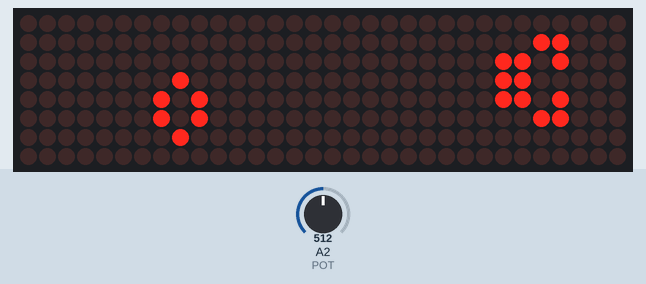
The sketch below on a simulated Arduino Uno, built with avr-gcc and run on an emulated ATmega328P. Shown: 32×8 LED matrix. Inputs (shaded band) come from the test bench; at power-on: A2 (POT) = 512. Random numbers use the default seed unless the sketch sets one.

Above: at 1.14 s.
At 6.12 s:
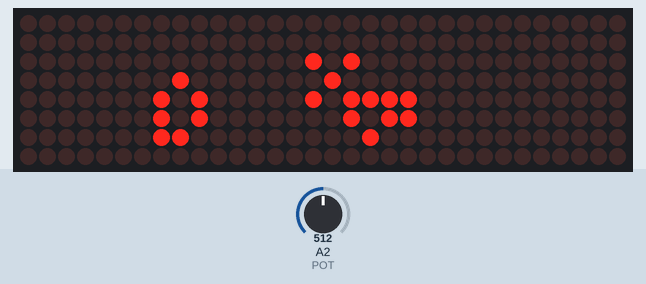
At 10.83 s:
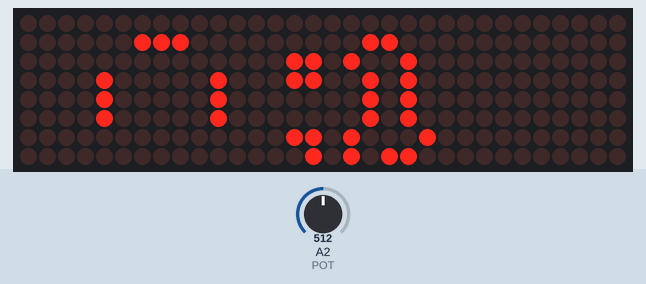
At 15.48 s:
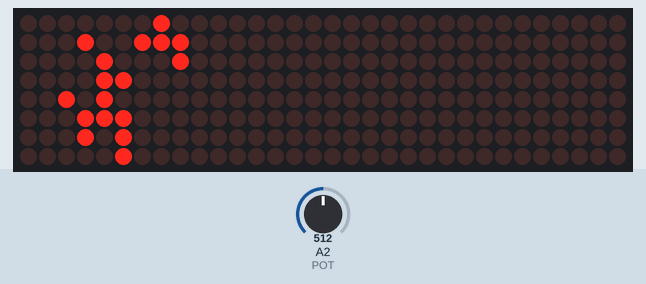
At 28.7 s:
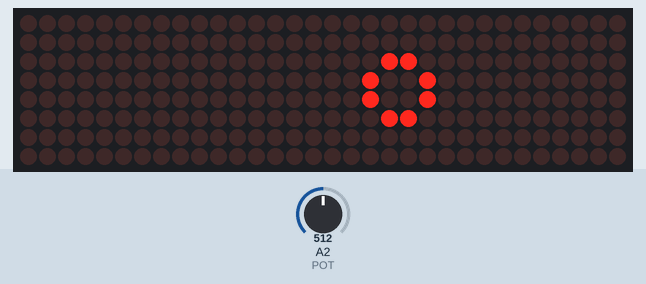
At 39.79 s:
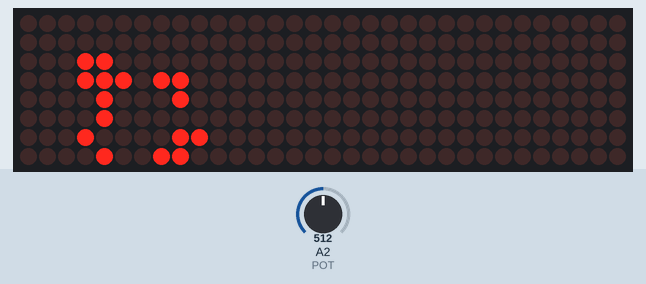

The sketch:

game_of_life.ino
```cpp
#include <MD_MAX72xx.h>
#include <SPI.h>

// display pins
#define HARDWARE_TYPE MD_MAX72XX::FC16_HW   // Set display type  so that  MD_MAX72xx library treets it properly
#define MAX_DEVICES  4    // Total number display modules
#define CLK_PIN   13      // Clock pin to communicate with display
#define DATA_PIN  11      // Data pin to communicate with display
#define CS_PIN    3       // Control pin to communicate with display
#define DEBUG 0

// potentiometer
#define POT A2

// display dimensions
#define MAX_Y 8
#define MAX_X 32

// Define max iterations
#define MAX_ITERATIONS 10

int hasChanged = 1;
int iterations = 0;
int previousSum = 0;
int sum_count = 0;
int average = 0;
int previousAverage = 0;


int one = 0;
int two = 0;
int three = 0;

// init game board so we can easily input a starting pattern
int board[MAX_Y][MAX_X] = {
  {0, 0, 0, 0, 0, 0, 0, 0, 0, 0, 0, 0, 0, 0, 0, 0, 0, 0, 0, 0, 0, 0, 0, 0, 0, 0, 0, 0, 0, 0, 0, 0},
  {0, 0, 0, 0, 0, 0, 0, 0, 0, 0, 0, 0, 0, 0, 0, 0, 0, 0, 0, 0, 0, 0, 0, 0, 0, 0, 0, 0, 0, 0, 0, 0},
  {0, 0, 1, 1, 0, 0, 0, 0, 0, 0, 0, 0, 0, 0, 0, 0, 0, 0, 0, 0, 0, 0, 0, 0, 0, 0, 0, 0, 0, 0, 0, 0},
  {0, 0, 0, 1, 1, 0, 0, 0, 0, 0, 0, 0, 0, 0, 0, 0, 0, 0, 0, 0, 0, 0, 0, 0, 0, 0, 0, 0, 0, 0, 0, 0},
  {0, 0, 1, 1, 0, 0, 0, 0, 0, 0, 0, 0, 0, 0, 0, 0, 0, 0, 0, 0, 0, 0, 1, 1, 0, 0, 0, 0, 0, 0, 0, 0},
  {0, 0, 0, 0, 0, 0, 0, 0, 0, 0, 0, 0, 0, 0, 0, 0, 0, 0, 0, 0, 0, 0, 0, 1, 1, 0, 0, 0, 0, 0, 0, 0},
  {0, 0, 0, 0, 0, 0, 0, 0, 0, 0, 0, 0, 0, 0, 0, 0, 0, 0, 0, 0, 0, 0, 0, 0, 0, 0, 0, 0, 0, 0, 0, 0},
  {0, 0, 0, 0, 0, 0, 0, 0, 0, 0, 0, 0, 0, 0, 0, 0, 0, 0, 0, 0, 0, 0, 0, 0, 0, 0, 0, 0, 0, 0, 0, 0},
};


MD_MAX72XX mx = MD_MAX72XX(HARDWARE_TYPE, CS_PIN, MAX_DEVICES);   // display object

void setup() {
  mx.begin();             // initialize display
  mx.control(MD_MAX72XX::INTENSITY, 0);     // SET DISPLAY brightness
  Serial.begin(9600);     // open the serial port at 9600 bps:

  // get noise as long as analog 1 is not in use
  randomSeed(analogRead(1));

  //  initBoard(board, 1);
  //  random_init_board(board, 10);
}


void loop() {
  // enable this to control speed with pot
  int val = analogRead(POT);
//  Serial.println(val);
//  delay(val);

  // enable for hard coded speed
  delay(80);
  //  printBoard();
  displayBoard();
  gameOfLife();

}


void gameOfLife() {

  iterations++;
  int sum = sumBoard();
  // update board if it gets stuck in the same 3 iterations over and over
  average += sum;
  if (iterations >= 100) {
    iterations = 0;
    average = average / 100;
    if (average == previousAverage) {
      resetBoard();
    }
    previousAverage = average;
  }


  // update board if it gets stuck
  if (sum == previousSum) {
    sum_count++;
  }
  previousSum = sum;


  // if the board has not changed, set random points until it changes
  if (sum_count >= MAX_ITERATIONS) {
    resetBoard();
  }

  // create a new board
  int nextBoard[MAX_Y][MAX_X] = {
    {0, 0, 0, 0, 0, 0, 0, 0, 0, 0, 0, 0, 0, 0, 0, 0, 0, 0, 0, 0, 0, 0, 0, 0, 0, 0, 0, 0, 0, 0, 0, 0},
    {0, 0, 0, 0, 0, 0, 0, 0, 0, 0, 0, 0, 0, 0, 0, 0, 0, 0, 0, 0, 0, 0, 0, 0, 0, 0, 0, 0, 0, 0, 0, 0},
    {0, 0, 0, 0, 0, 0, 0, 0, 0, 0, 0, 0, 0, 0, 0, 0, 0, 0, 0, 0, 0, 0, 0, 0, 0, 0, 0, 0, 0, 0, 0, 0},
    {0, 0, 0, 0, 0, 0, 0, 0, 0, 0, 0, 0, 0, 0, 0, 0, 0, 0, 0, 0, 0, 0, 0, 0, 0, 0, 0, 0, 0, 0, 0, 0},
    {0, 0, 0, 0, 0, 0, 0, 0, 0, 0, 0, 0, 0, 0, 0, 0, 0, 0, 0, 0, 0, 0, 0, 0, 0, 0, 0, 0, 0, 0, 0, 0},
    {0, 0, 0, 0, 0, 0, 0, 0, 0, 0, 0, 0, 0, 0, 0, 0, 0, 0, 0, 0, 0, 0, 0, 0, 0, 0, 0, 0, 0, 0, 0, 0},
    {0, 0, 0, 0, 0, 0, 0, 0, 0, 0, 0, 0, 0, 0, 0, 0, 0, 0, 0, 0, 0, 0, 0, 0, 0, 0, 0, 0, 0, 0, 0, 0},
    {0, 0, 0, 0, 0, 0, 0, 0, 0, 0, 0, 0, 0, 0, 0, 0, 0, 0, 0, 0, 0, 0, 0, 0, 0, 0, 0, 0, 0, 0, 0, 0},
  };


  int count = 0;
  // calculate the state of the next board
  //  Serial.println("printing neighbor count");
  for (int y = 0; y < MAX_Y; y++) {
    for (int x = 0; x < MAX_X; x++) {
      //      count = my_count_neighbors(y, x);
      count = getNeighbors(y, x);

      // Any live cell with two or three live neighbours survives
      if (board[y][x] == 1 && (count == 2 || count == 3)) {
        nextBoard[y][x] = 1;
      }
      // Any dead cell with three live neighbours becomes a live cell.
      else if (board[y][x] == 0 && (count == 3)) {
        nextBoard[y][x] = 1;
      }

      // All other live cells die in the next generation. Similarly, all other dead cells stay dead.
      else {
        nextBoard[y][x] = 0;
      }
    }
  }
  // update the board
  copyBoard(nextBoard, board);
}

// copy the src board to the destination board
void copyBoard(int src[MAX_Y][MAX_X], int dest[MAX_Y][MAX_X]) {
  hasChanged = 0;
  for (int y = 0; y < MAX_Y; y++) {
    for (int x = 0; x < MAX_X; x++) {
      // detect if board has changed so it doesn't get stuck
      if (dest[y][x] != src[y][x]) {
        hasChanged = 1;
      }
      dest[y][x] = src[y][x];
    }
  }
}


int my_count_neighbors(int y, int x) {
  int count = 0;

  // above --------------------------------------------------------
  // above left
  if (y > 0 && x > 0) count += board[y - 1][x - 1];
  // above
  if (y > 0) count += board[y - 1][x];
  // above right
  if ((x + 1) < MAX_X && y > 0) count += board[y - 1][x + 1];

  // current row --------------------------------------------------
  // left
  if (x > 0) count += board[y][x - 1];
  // right
  if ((x + 1) < MAX_X) count += board[y][x + 1];

  // below --------------------------------------------------------
  // below left
  if ((y + 1) < MAX_Y && x > 0) count += board[y + 1][x - 1];
  // below
  if ((y + 1) < MAX_Y) count += board[y + 1][x];
  // below right
  if ((x + 1) < MAX_X && (y + 1) < MAX_Y) count += board[y + 1][x + 1];

  return count;
}


// TODO this almost works, but fails to return correct count
int getNeighbors(int y, int x) {
  int count = 0;
  // perp and vertical
  for (int j = -1; j < 2; j++) {
    for (int i = -1; i < 2; i++) {
      // don't count self
      if (i == 0 && j == 0) continue;
      // else count everything in bounds
      if ((y + j >= 0) && (y + j < MAX_Y) && (x + i >= 0) && (x + i < MAX_X)) {
        count += board[y + j][x + i];
      }
    }
  }
  return count;
}

void displayBoard() {
  for (int y = 0; y < MAX_Y; y++) {
    for (int x = 0; x < MAX_X; x++) {
      mx.setPoint(y, x, board[y][x]);
    }
  }
}

// add up the total value of the board
int sumBoard() {
  int sum = 0;
  for (int y = 0; y < MAX_Y; y++) {
    for (int x = 0; x < MAX_X; x++) {
      sum += board[y][x];
    }
  }
  return sum;
}

void initBoard(int board[MAX_Y][MAX_X], int value) {
  for (int y = 0; y < MAX_Y; y++) {
    for (int x = 0; x < MAX_X; x++) {
      board[y][x] = value;
    }
  }
}

void resetBoard() {
  //  // clear the board with a flash
  ////    initBoard(board, 1);
  //    setBoardOutline(board);
  //    displayBoard();
  //    delay(100);
  //    initBoard(board, 0);
  //    displayBoard();

  // reset the board with 100 random points
  //  for (int i = 0; i < 10; i++) randomDisplay();

  set_random_point_near_neighbor(1, 3);

  //  set_random_point(1, 100);

  // set random board
  //    random_init_board(board, 100);
  sum_count = 0;
}


void setBoardOutline(int board[MAX_Y][MAX_X]) {
  for (int y = 0; y < MAX_Y; y++) {
    for (int x = 0; x < MAX_X; x++) {
      if (y == 0 || y == MAX_Y - 1) board[y][x] = 1;
      if (x == 0 || x == MAX_X - 1) board[y][x] = 1;
    }
  }
}

void random_init_board(int board[MAX_Y][MAX_X], int num_points) {
  int x = 0;
  int y = 0;
  for (int i = 0; i < num_points; i++) {
    y = random(0, MAX_Y);
    x = random(0, MAX_X);
    board[y][x] = 1;
  }
}


// standalone method that can be called in loop
void randomDisplay() {
  set_random_point(1, 1);
  set_random_point(0, 2);
  delay(100);
}


// repeate should be greater than the number of points to set
void set_random_point_near_neighbor(int state, int repeat) {
  int x = 0;
  int y = 0;
  int points = 4;

  int sum = sumBoard();

  // set a couple of random points if board is empty
  if (sum == 0) {
    for (int i = 0; i < points; i++) {
      y = random(0, MAX_Y);
      x = random(0, MAX_X);
      board[y][x] = state;
      mx.setPoint(y, x, state);
    }
    sum = points;
  }

  // set points only near neighbors
  int i = 0;
  int neighbors = 0;
  while (i < points * repeat) {
    y = random(0, MAX_Y);
    x = random(0, MAX_X);
    if (getNeighbors(y, x) > 0) {
      board[y][x] = state;
      mx.setPoint(y, x, state);
      i++;
      delay(50);
    }

  }
}

void set_random_point(int state, int repeat) {
  int x = 0;
  int y = 0;
  for (int i = 0; i < repeat; i++) {
    y = random(0, MAX_Y);
    x = random(0, MAX_X);
    board[y][x] = state;
    mx.setPoint(y, x, state);
  }
}

void printLine(char* str, int value) {
  if (DEBUG) {
    Serial.print(str);
    Serial.println(value);
  }
}


void printit(char* str, int value) {
  if (DEBUG) {
    Serial.print(str);
    Serial.print(value);
  }
}

// debug board
void printBoard() {
  for (int y = 0; y < MAX_Y; y++) {
    for (int x = 0; x < MAX_X; x++) {
      Serial.print(board[y][x]);
      Serial.print(" ");
    }
    Serial.println("");
  }
  Serial.println("##########################################################################################");
}

void printBoardValues() {
  for (int y = 0; y < MAX_Y; y++) {
    for (int x = 0; x < MAX_X; x++) {
      Serial.print(y);
      Serial.print(":");
      Serial.print(x);
      Serial.print(" = ");
      Serial.println(board[y][x]);
    }
  }
}
```
